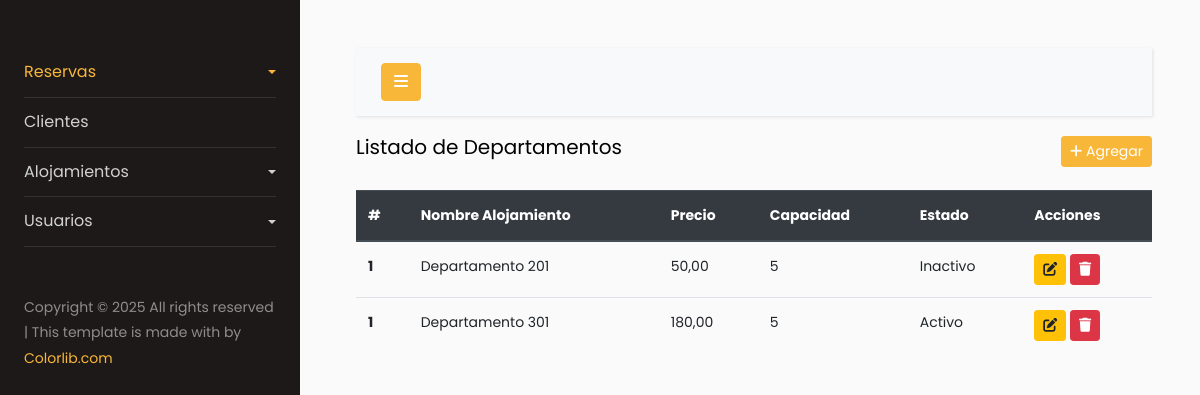
Page /alojamiento/departamentos/ on the committed database.
### alojamiento/models.py (models this page shows, shortened)
class Alojamiento(models.Model):
    name_booking =  models.CharField(max_length=255, unique=True ,verbose_name='Nombre del Alojamiento')
    description_booking = models.TextField(max_length=255, verbose_name='Descripción del Alojamiento')
    price_night = models.DecimalField(max_digits=10, decimal_places=2 ,verbose_name='Precio por noche')
    capacity_booking = models.IntegerField(verbose_name='Capacidad Maxima')
    size_booking = models.CharField(max_length=50, verbose_name='Tamaño del Alojamiento')
    active_booking = models.BooleanField(default=True, verbose_name='Estado del Alojamiento')
    class Meta:
        abstract  = True

class Departamentos(Alojamiento):
    costo_limpieza = models.DecimalField(
        max_digits=10, decimal_places=2, default=50.00,
        help_text="Costo fijo por servicio de limpieza (S/50.00)"
    )
    class Meta:
        verbose_name = 'Departamento'
        verbose_name_plural  = 'Departamentos'
        db_table = 'Departamentos'

### alojamiento/views.py (the view)
# urls.py: path('departamentos/', DepartamentosView.as_view(), name='index-departamento'),
class DepartamentosView(ListView):
    model = Departamentos
    context_object_name = 'obj_alojamiento'
    template_name = 'departamentos/index-departamentos.html'

### alojamiento/templates/departamentos/index-departamentos.html
{% extends 'index-intranet.html' %}
{% block content %}
<div class="d-flex justify-content-between align-items-center " style="margin-bottom: 20px;">
    <h5>Listado de Departamentos</h5>
    <a href="{% url 'alojamiento:create-departamento' %}" class="btn btn-primary btn-sm"><i class="fa-solid fa-plus"></i> Agregar</a>
</div>
<table class="table table-hover">
    <thead class="thead-dark">
        <tr>
            <th scope="col">#</th>
            <th scope="col">Nombre Alojamiento</th>
            <th scope="col">Precio</th>
            <th scope="col">Capacidad</th>
            <th scope="col">Estado</th>
            <th scope="col">Acciones</th>
        </tr>
    </thead>
    <tbody>
        {% for i in obj_alojamiento %}
        <tr>
            <th scope="row">1</th>
            <td>{{ i.name_booking }}</td>
            <td>{{i.price_night}}</td>
            <td>{{i.capacity_booking}}</td>
            <td>{% if i.active_booking %} Activo {% else %} Inactivo {% endif %}  </td>
            <td>
                <a href="{% url 'alojamiento:update-departamento' i.id %}" class="btn btn-warning btn-sm"><i class="fa-solid fa-pen-to-square"></i></a>
                <a href="{% url 'alojamiento:delete-departamento' i.id %}" class="btn btn-danger btn-sm"><i class="fa-solid fa-trash"></i></a>
            </td>
        </tr>
        {% endfor %}
    </tbody>
</table>
{% endblock %}

### static/css/style-status.css (style rules this page uses)
:root { --confirmar: #007BFF; --pendiente: #FFC107; --completado: #28A745; }

### rows in the picture
Departamentos: name_booking "Departamento 201", price_night "50,00", capacity_booking "5", active_booking "Inactivo"
Departamentos: name_booking "Departamento 301", price_night "180,00", capacity_booking "5", active_booking "Activo"
